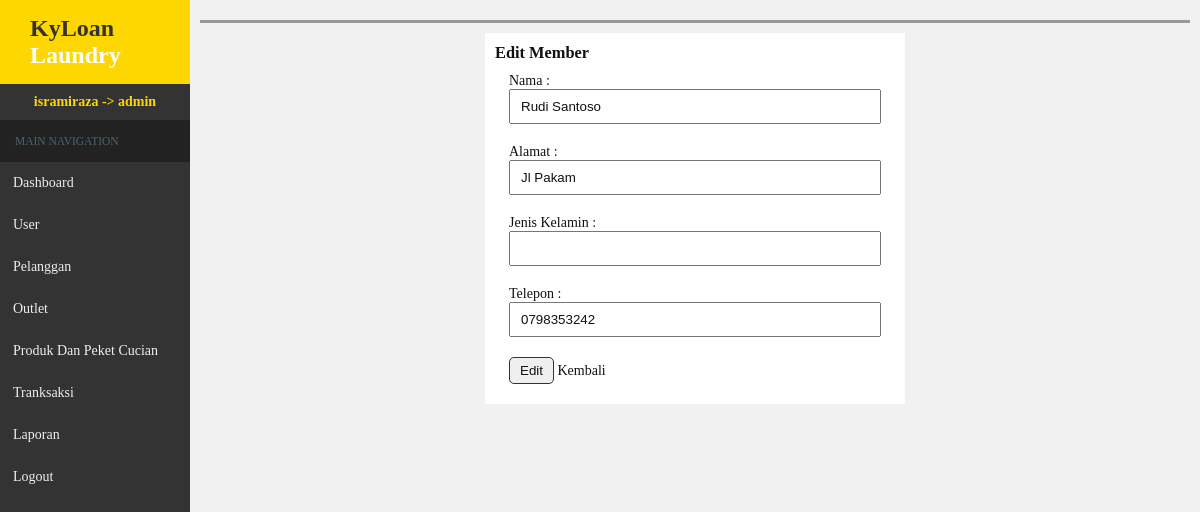
Page /admin/index.php?hal=pelanggan&aksi=edit&id=1 (signed in) on the committed database.
### tables this page shows
CREATE TABLE `member` (
  `id_member` int(5) NOT NULL,
  `nama` varchar(35) NOT NULL,
  `alamat` varchar(50) NOT NULL,
  `jk` varchar(10) NOT NULL,
  `telp` varchar(13) NOT NULL
);

### admin/pelanggan_edit.php (the view, shortened to what this page needs)
<?php
$id = $_GET['id'];
$edit = $kdb->query("SELECT * FROM member WHERE id_member='$id'");
$row = $edit->fetch_assoc();
?>
<form action="" method="POST">
	<h3>Edit Member</h3>
	<table class="tb-create">
		<tr>
			<td>Nama :<br><input type="text" name="nama" value="<?php echo $row['nama']; ?>"class="input-field"></td>
		</tr>
		<tr>
			<td>Alamat :<br><input type="text" name="alamat" value="<?php echo $row['alamat']; ?>"class="input-field"></td>
		</tr>
		<tr>
			<td>Jenis Kelamin :<br><input type="text" name="jenis_kelamin" value="<?php echo $row['jenis_kelamin']; ?>"class="input-field"></td>
		</tr>
        <tr>
			<td>Telepon :<br><input type="text" name="telp" value="<?php echo $row['telp']; ?>"class="input-field"></td>
		</tr>
		<tr>
			<td>
				<input type="submit" name="create" value="Edit" class="btn">
				<a href="index.php?hal=pelanggan">Kembali</a>
			</td>
		</tr>
	</table>
	</form>

### admin/css/style.css (style rules this page uses)
* { margin:0;padding:0;box-sizing:border-box;list-style-type:none; text-decoration:none;color:#111; }
body { background-color:#f1f1f1; font-family:trebuchet MS; height:100%; }
.btn { border:1px solid #333;border-radius:5px;padding:5px 10px;cursor:pointer; }
table { border-collapse:collapse;margin-top:15px; }
th, td { padding:10px 4px; }
.tb-create { width:95%;max-width:450px;margin:auto; }
form { background-color:white;width:95%;max-width:30em;margin:auto;padding:10px; }
.input-field { padding:8px 10px;width:100%; }

### rows in the picture
member: nama "Rudi Santoso", alamat "Jl Pakam", telp "0798353242"

### other values in the picture
$_SESSION['nama1'] "isramiraza"
$_SESSION['level1'] "admin"
